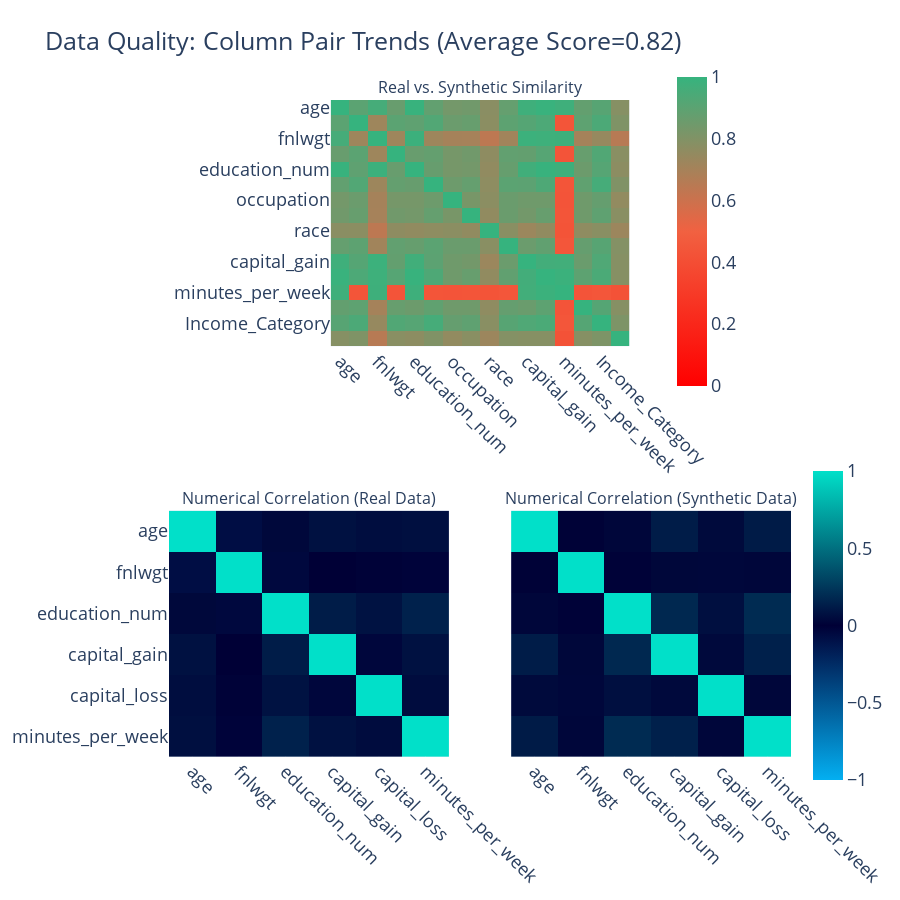

Notebook code cell kept with this figure:
### Code cell
gen_quality.get_visualization(property_name="Column Shapes")
gen_quality.get_visualization(property_name="Column Pair Trends")

### Figure 1 — Plotly figure (JSON) as saved in the notebook; plotly's stock layout.template omitted (floating-point values rounded to 4 significant figures; data arrays with more than 128 entries replaced by an {"elided": "..."} marker saying what was removed)
{"data": [{"coloraxis": "coloraxis", "hovertemplate": "<b>Column Pair</b><br>(%{x},%{y})<br><br>Similarity: %{z}<extra></extra>", "type": "heatmap", "x": ["age", "workclass", "fnlwgt", "education", "education_num", "marital_status", "occupation", "relationship", "race", "sex", "capital_gain", "capital_loss", "minutes_per_week", "native_country", "Income_Category", "rand10"], "xaxis": "x", "y": ["age", "workclass", "fnlwgt", "education", "education_num", "marital_status", "occupation", "relationship", "race", "sex", "capital_gain", "capital_loss", "minutes_per_week", "native_country", "Income_Category", "rand10"], "yaxis": "y", "z": {"elided": "16x16 float values"}}, {"coloraxis": "coloraxis2", "customdata": [[1.0, 0.01, 0.027, 0.125, 0.043, 0.119], [0.01, 1.0, -0.01, 0.03, 0.033, 0.025], [0.027, -0.01, 1.0, 0.18, 0.068, 0.192], [0.125, 0.03, 0.18, 1.0, 0.04, 0.145], [0.043, 0.033, 0.068, 0.04, 1.0, 0.029], [0.119, 0.025, 0.192, 0.145, 0.029, 1.0]], "hovertemplate": "<b>Correlation</b><br>(%{x},%{y})<br><br>Synthetic: %{z}<br>(vs. Real: %{customdata})<extra></extra>", "type": "heatmap", "x": ["age", "fnlwgt", "education_num", "capital_gain", "capital_loss", "minutes_per_week"], "xaxis": "x2", "y": ["age", "fnlwgt", "education_num", "capital_gain", "capital_loss", "minutes_per_week"], "yaxis": "y2", "z": [[1.0, -0.077, 0.037, 0.078, 0.058, 0.069], [-0.077, 1.0, -0.043, 0.0, -0.01, -0.019], [0.037, -0.043, 1.0, 0.123, 0.08, 0.148], [0.078, 0.0, 0.123, 1.0, -0.032, 0.078], [0.058, -0.01, 0.08, -0.032, 1.0, 0.054], [0.069, -0.019, 0.148, 0.078, 0.054, 1.0]]}, {"coloraxis": "coloraxis2", "customdata": [[1.0, -0.077, 0.037, 0.078, 0.058, 0.069], [-0.077, 1.0, -0.043, 0.0, -0.01, -0.019], [0.037, -0.043, 1.0, 0.123, 0.08, 0.148], [0.078, 0.0, 0.123, 1.0, -0.032, 0.078], [0.058, -0.01, 0.08, -0.032, 1.0, 0.054], [0.069, -0.019, 0.148, 0.078, 0.054, 1.0]], "hovertemplate": "<b>Correlation</b><br>(%{x},%{y})<br><br>Synthetic: %{z}<br>(vs. Real: %{customdata})<extra></extra>", "type": "heatmap", "x": ["age", "fnlwgt", "education_num", "capital_gain", "capital_loss", "minutes_per_week"], "xaxis": "x3", "y": ["age", "fnlwgt", "education_num", "capital_gain", "capital_loss", "minutes_per_week"], "yaxis": "y3", "z": [[1.0, 0.01, 0.027, 0.125, 0.043, 0.119], [0.01, 1.0, -0.01, 0.03, 0.033, 0.025], [0.027, -0.01, 1.0, 0.18, 0.068, 0.192], [0.125, 0.03, 0.18, 1.0, 0.04, 0.145], [0.043, 0.033, 0.068, 0.04, 1.0, 0.029], [0.119, 0.025, 0.192, 0.145, 0.029, 1.0]]}], "layout": {"annotations": [{"font": {"size": 16}, "showarrow": false, "text": "Real vs. Synthetic Similarity", "x": 0.5, "xanchor": "center", "xref": "paper", "y": 1, "yanchor": "bottom", "yref": "paper"}, {"font": {"size": 16}, "showarrow": false, "text": "Numerical Correlation (Real Data)", "x": 0.225, "xanchor": "center", "xref": "paper", "y": 0.375, "yanchor": "bottom", "yref": "paper"}, {"font": {"size": 16}, "showarrow": false, "text": "Numerical Correlation (Synthetic Data)", "x": 0.775, "xanchor": "center", "xref": "paper", "y": 0.375, "yanchor": "bottom", "yref": "paper"}], "coloraxis": {"cmax": 1, "cmin": 0, "colorbar": {"len": 0.5, "x": 0.8, "y": 0.8}, "colorscale": [[0, "#FF0000"], [0.5, "#F16141"], [1, "#36B37E"]]}, "coloraxis2": {"cmax": 1, "cmin": -1, "colorbar": {"len": 0.5, "y": 0.2}, "colorscale": [[0, "#03AFF1"], [0.5, "#000036"], [1, "#01E0C9"]]}, "font": {"size": 18}, "height": 900, "title": {"text": "Data Quality: Column Pair Trends (Average Score=0.82)"}, "width": 900, "xaxis": {"anchor": "y", "domain": [0.26, 0.74], "tickangle": 45}, "xaxis2": {"anchor": "y2", "domain": [0, 0.45], "tickangle": 45}, "xaxis3": {"anchor": "y3", "domain": [0.55, 1], "matches": "x2", "tickangle": 45}, "yaxis": {"anchor": "x", "autorange": "reversed", "domain": [0.625, 1]}, "yaxis2": {"anchor": "x2", "autorange": "reversed", "domain": [0, 0.375]}, "yaxis3": {"anchor": "x3", "autorange": "reversed", "domain": [0, 0.375], "matches": "y2", "visible": false}}}
